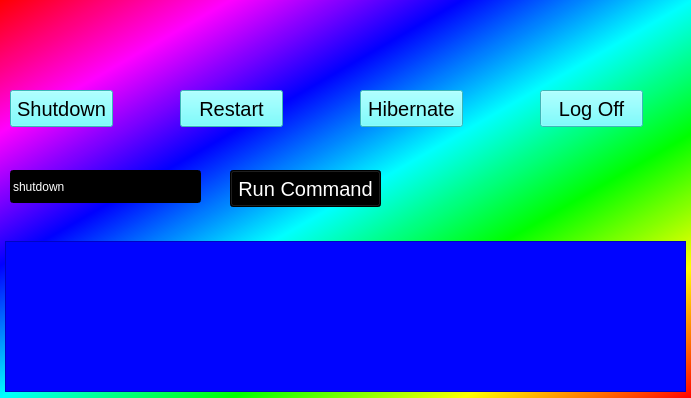
<?xml version="1.0" encoding="UTF-8"?>
<ui version="4.0">
 <class>MainWindow</class>
 <widget class="QMainWindow" name="MainWindow">
  <property name="geometry">
   <rect>
    <x>0</x>
    <y>0</y>
    <width>691</width>
    <height>398</height>
   </rect>
  </property>
  <property name="windowTitle">
   <string>MainWindow</string>
  </property>
  <property name="styleSheet">
   <string notr="true">background-color: qlineargradient(spread:pad, x1:1, y1:1, x2:0, y2:0, stop:0 rgba(255, 0, 0, 255), stop:0.166 rgba(255, 255, 0, 255), stop:0.333 rgba(0, 255, 0, 255), stop:0.5 rgba(0, 255, 255, 255), stop:0.666 rgba(0, 0, 255, 255), stop:0.833 rgba(255, 0, 255, 255), stop:1 rgba(255, 0, 0, 255));</string>
  </property>
  <widget class="QWidget" name="centralwidget">
   <widget class="QPushButton" name="Shutdown">
    <property name="geometry">
     <rect>
      <x>10</x>
      <y>90</y>
      <width>103</width>
      <height>37</height>
     </rect>
    </property>
    <property name="font">
     <font>
      <pointsize>15</pointsize>
      <weight>50</weight>
      <bold>false</bold>
     </font>
    </property>
    <property name="styleSheet">
     <string notr="true">background-color: rgb(85, 255, 255);</string>
    </property>
    <property name="text">
     <string>Shutdown</string>
    </property>
   </widget>
   <widget class="QPushButton" name="Restart">
    <property name="geometry">
     <rect>
      <x>180</x>
      <y>90</y>
      <width>103</width>
      <height>37</height>
     </rect>
    </property>
    <property name="font">
     <font>
      <pointsize>15</pointsize>
      <weight>50</weight>
      <bold>false</bold>
     </font>
    </property>
    <property name="styleSheet">
     <string notr="true">background-color: rgb(85, 255, 255);</string>
    </property>
    <property name="text">
     <string>Restart</string>
    </property>
   </widget>
   <widget class="QPushButton" name="Hibernate">
    <property name="geometry">
     <rect>
      <x>360</x>
      <y>90</y>
      <width>103</width>
      <height>37</height>
     </rect>
    </property>
    <property name="font">
     <font>
      <pointsize>15</pointsize>
      <weight>50</weight>
      <bold>false</bold>
     </font>
    </property>
    <property name="styleSheet">
     <string notr="true">background-color: rgb(85, 255, 255);</string>
    </property>
    <property name="text">
     <string>Hibernate</string>
    </property>
   </widget>
   <widget class="QPushButton" name="Log_Off">
    <property name="geometry">
     <rect>
      <x>540</x>
      <y>90</y>
      <width>103</width>
      <height>37</height>
     </rect>
    </property>
    <property name="font">
     <font>
      <pointsize>15</pointsize>
      <weight>50</weight>
      <bold>false</bold>
     </font>
    </property>
    <property name="styleSheet">
     <string notr="true">background-color: rgb(85, 255, 255);</string>
    </property>
    <property name="text">
     <string>Log Off</string>
    </property>
   </widget>
   <widget class="QLineEdit" name="Command_Enter">
    <property name="geometry">
     <rect>
      <x>10</x>
      <y>170</y>
      <width>191</width>
      <height>33</height>
     </rect>
    </property>
    <property name="styleSheet">
     <string notr="true">color: rgb(255, 255, 255);
background-color: rgb(0, 0, 0);</string>
    </property>
    <property name="text">
     <string>shutdown</string>
    </property>
   </widget>
   <widget class="QPushButton" name="Run_Command">
    <property name="geometry">
     <rect>
      <x>230</x>
      <y>170</y>
      <width>151</width>
      <height>37</height>
     </rect>
    </property>
    <property name="font">
     <font>
      <pointsize>15</pointsize>
      <weight>50</weight>
      <bold>false</bold>
     </font>
    </property>
    <property name="styleSheet">
     <string notr="true">background-color: rgb(0, 0, 0);
color: rgb(255, 255, 255);</string>
    </property>
    <property name="text">
     <string>Run Command</string>
    </property>
   </widget>
   <widget class="QTextBrowser" name="Help">
    <property name="geometry">
     <rect>
      <x>5</x>
      <y>241</y>
      <width>681</width>
      <height>151</height>
     </rect>
    </property>
    <property name="styleSheet">
     <string notr="true">background-color: rgb(0, 4, 255);
color: rgb(255, 255, 255);</string>
    </property>
   </widget>
  </widget>
 </widget>
 <resources/>
 <connections/>
</ui>
